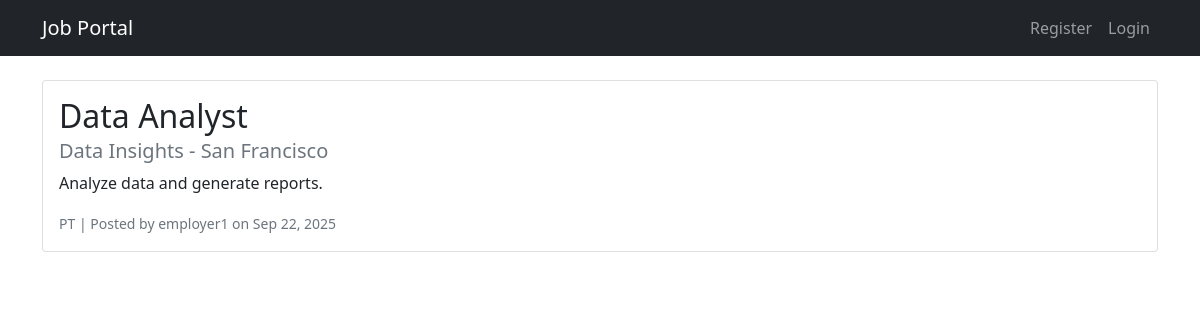
The app's page /jobs/2/ with its own data.
### jobs/models.py (models this page shows, shortened)
class Job(models.Model):
    EMPLOYMENT_TYPE_CHOICES = [
        ('FT', 'Full-time'),
        ('PT', 'Part-time'),
        ('CT', 'Contract'),
        ('IN', 'Internship'),
    ]
    title = models.CharField(max_length=200)
    description = models.TextField()
    company = models.CharField(max_length=100)
    location = models.CharField(max_length=100)
    employment_type = models.CharField(max_length=2, choices=EMPLOYMENT_TYPE_CHOICES)
    posted_by = models.ForeignKey(settings.AUTH_USER_MODEL, on_delete=models.CASCADE)
    posted_at = models.DateTimeField(auto_now_add=True)

### accounts/models.py (models this page shows, shortened)
class User(AbstractUser):
    USER_TYPE_CHOICES = (
        ('jobseeker', 'Job Seeker'),
        ('employer', 'Employer'),
    )
    user_type = models.CharField(max_length=10, choices=USER_TYPE_CHOICES, default='jobseeker')
    phone = models.CharField(max_length=15, blank=True)
    company = models.CharField(max_length=100, blank=True)  # For employers

### jobs/views.py (the view)
# urls.py: path('<int:pk>/', views.job_detail, name='job_detail'),
def job_detail(request, pk):
    job = get_object_or_404(Job, pk=pk)
    return render(request, 'jobs/job_detail.html', {'job': job})

### templates/jobs/job_detail.html (shortened to what this page needs)
{% extends 'base.html' %}
{% block content %}
<div class="card">
    <div class="card-body">
        <h2 class="card-title">{{ job.title }}</h2>
        <h5 class="card-subtitle mb-2 text-muted">{{ job.company }} - {{ job.location }}</h5>
        <p class="card-text">{{ job.description }}</p>
        <p class="card-text"><small class="text-muted">{{ job.employment_type }} | Posted by {{ job.posted_by.username }} on {{ job.posted_at|date:"M d, Y" }}</small></p>
    </div>
</div>
{% endblock %}

### records on screen
Job: title "Data Analyst", company "Data Insights", location "San Francisco", description "Analyze data and generate reports.", employment_type "PT", posted_by.username "employer1", posted_at "Sep 22, 2025"
